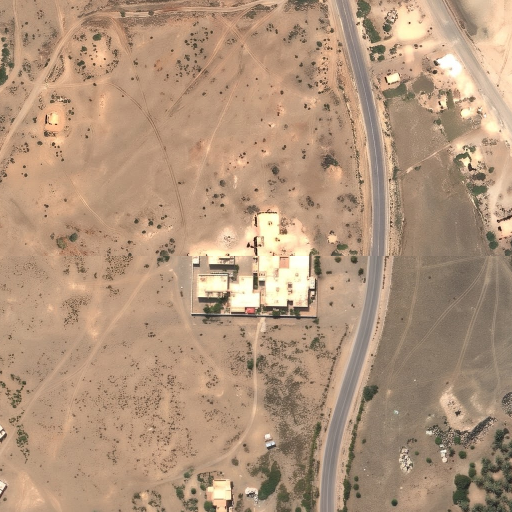
#> input picture assets/originals/velmora/ops2_silak/fix/compound_src.png, 1024 x 1024 px, found by its file name (shown at 1/2 size)
$ python make_fixed.py
#> lines starting #> are read from the running program, lines starting #| are printed output that depends on the picture
"""Silak's compound, cut by the join of pieces 2_0 and 2_1 (its top half drawn differently above the line): above the join
the ground from further north (mirrored) brought over the cut half, and the south wall's line laid along the join as its north
wall. Run from the repo root; tools/make_ops.py silak pastes compound_fixed.png at (4218, 1536) of the mosaic."""
import numpy as np
from PIL import Image
from scipy import ndimage
src = 'assets/originals/velmora/ops2_silak/fix/compound_src.png'
C = np.asarray(Image.open(src).convert('RGB'), np.float32)
out = C.copy()
# 1. above the join: the cut half and its bright spill replaced by ground from further north (230 px up, about 165 m),
#    mirrored left to right so no shrub repeats just above itself; feathered at the left, right and top, hard at the
#    join where the compound's new north wall stands
x0, x1, y0, y1, up = 352, 648, 398, 512, 230
m = np.zeros(C.shape[:2], np.float32); m[y0:y1, x0:x1] = 1
F = 16
m = ndimage.uniform_filter(m, F)
m[505:512, x0 + F:x1 - F] = 1                      # (full strength along the join itself)
m[512:] = 0
shifted = np.zeros_like(C); shifted[y0 - F:y1, x0 - F:x1 + F] = C[y0 - F - up:y1 - up, x0 - F:x1 + F][:, ::-1]
#> after `shifted[y0 - F:y1, x0 - F:x1 + F] = C[y0 - F - up:y1 - up, x0 - F:x1 +`:
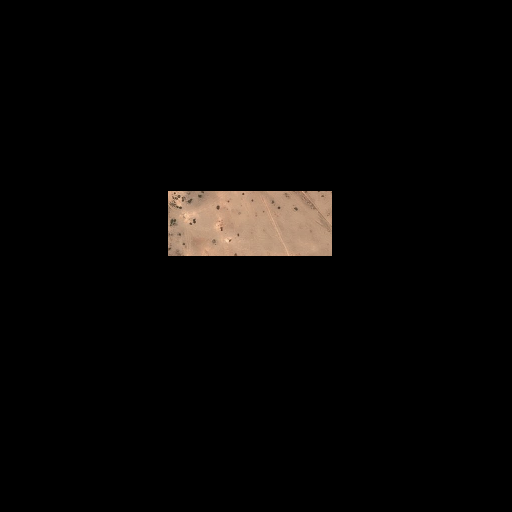
#> shifted: shape (1024, 1024, 3) float32 (shown at 1/2 size); mean R, G, B 7.7, 6.2, 5
out = out * (1 - m[..., None]) + shifted * m[..., None]
# 2. the north wall: the south wall's own line (its top light edge and shadow) laid along the join
wall = C[627:634, 382:635]
out[509:516, 382:635] = wall
Image.fromarray(out.clip(0, 255).astype(np.uint8)).save('assets/originals/velmora/ops2_silak/fix/compound_fixed.png')
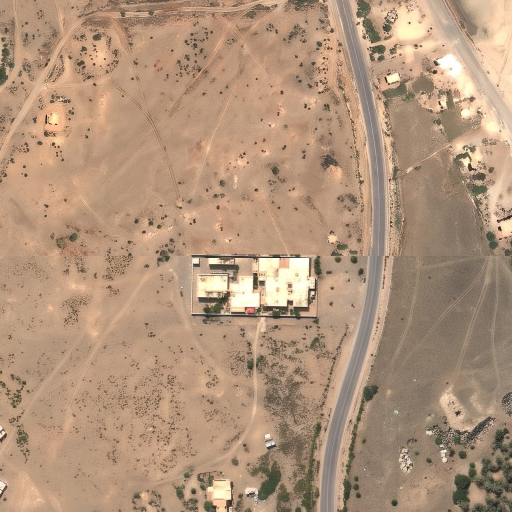
#> saved as compound_fixed.png: PIL image 1024x1024 RGB (shown at 1/2 size); mean R, G, B 177.2, 148, 123
